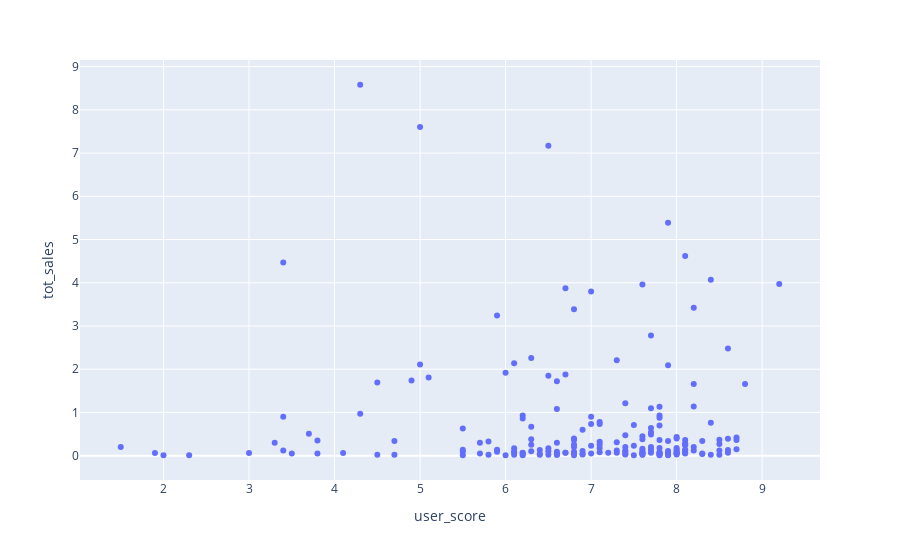

Source (notebook cell):
### Markdown cell above
Построим диаграмму рассеяния и посчитайтаем корреляцию между отзывами пользователей и продажами.

### Code cell
px.scatter(PS4, x= 'user_score', y = 'tot_sales')

### Figure 1 — Plotly figure (JSON) as saved in the notebook; plotly's stock layout.template omitted (floating-point values rounded to 4 significant figures; data arrays with more than 128 entries replaced by an {"elided": "..."} marker saying what was removed)
{"data": [{"hovertemplate": "user_score=%{x}<br>tot_sales=%{y}<extra></extra>", "legendgroup": "", "marker": {"color": "#636efa", "symbol": "circle"}, "mode": "markers", "name": "", "orientation": "v", "showlegend": false, "type": "scatter", "x": {"elided": "190 float values"}, "xaxis": "x", "y": {"elided": "190 float values"}, "yaxis": "y"}], "layout": {"legend": {"tracegroupgap": 0}, "margin": {"t": 60}, "xaxis": {"anchor": "y", "domain": [0, 1], "title": {"text": "user_score"}}, "yaxis": {"anchor": "x", "domain": [0, 1], "title": {"text": "tot_sales"}}}}
